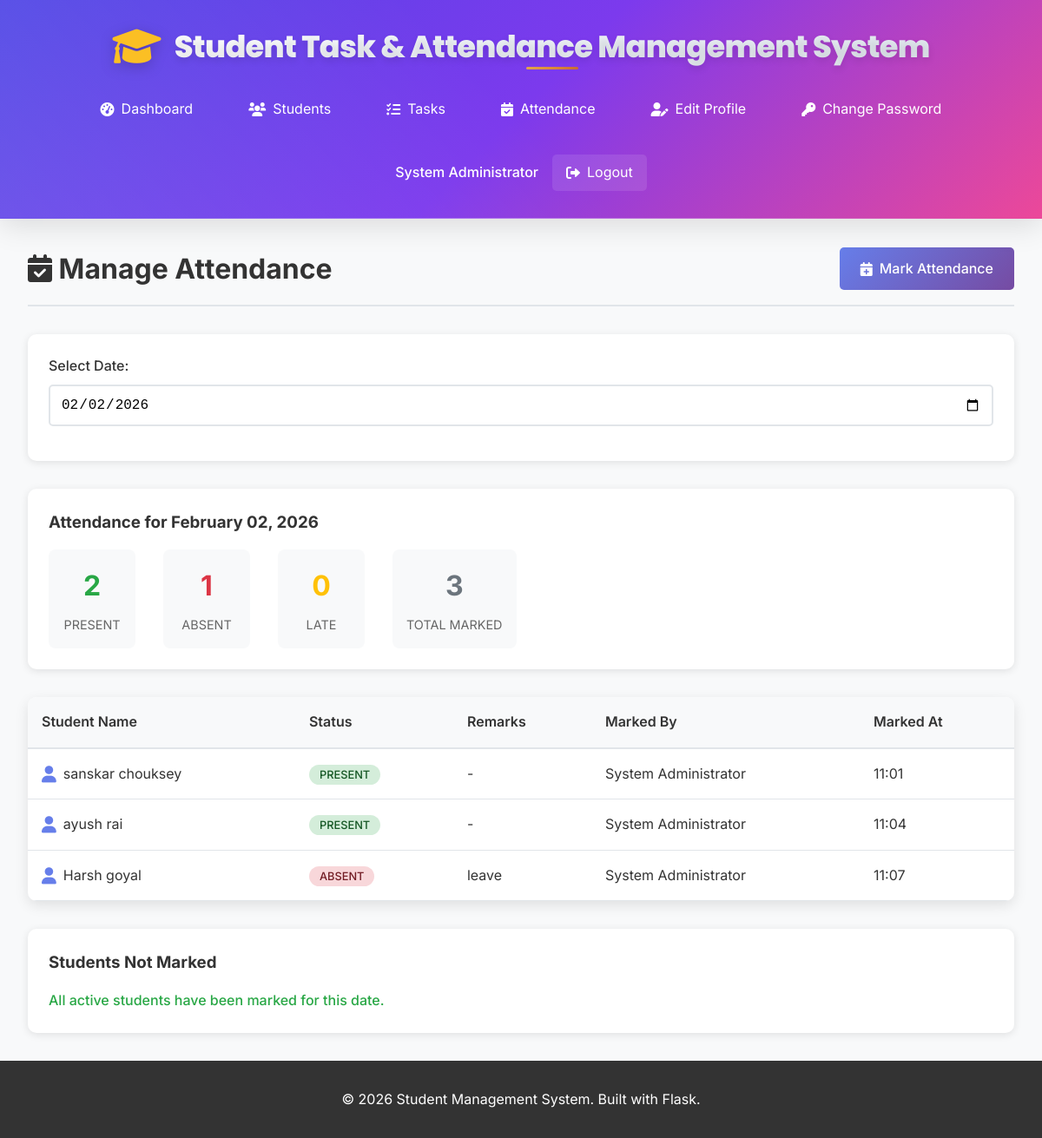
Page /admin/attendance (signed in) on the committed database.
### models.py (models this page shows, shortened)
class User(UserMixin, db.Model):
    id = db.Column(db.Integer, primary_key=True)
    username = db.Column(db.String(80), unique=True, nullable=False)
    email = db.Column(db.String(120), unique=True, nullable=False)
    password_hash = db.Column(db.String(120), nullable=False)
    role = db.Column(db.String(20), nullable=False, default='student')  # 'admin' or 'student'
    full_name = db.Column(db.String(100), nullable=False)
    created_at = db.Column(db.DateTime, default=datetime.utcnow)
    is_active = db.Column(db.Boolean, default=True)
    tasks = db.relationship('Task', backref='assigned_student', lazy=True, foreign_keys='Task.student_id')
    attendance_records = db.relationship('Attendance', backref='student', lazy=True, foreign_keys='Attendance.student_id')
    def is_admin(self):
        return self.role == 'admin'

class Attendance(db.Model):
    id = db.Column(db.Integer, primary_key=True)
    date = db.Column(db.Date, nullable=False)
    status = db.Column(db.String(20), nullable=False)  # 'present', 'absent', 'late'
    remarks = db.Column(db.String(200), nullable=True)
    marked_at = db.Column(db.DateTime, default=datetime.utcnow)
    student_id = db.Column(db.Integer, db.ForeignKey('user.id'), nullable=False)
    marked_by = db.Column(db.Integer, db.ForeignKey('user.id'), nullable=False)
    marker = db.relationship('User', foreign_keys=[marked_by], backref='marked_attendance_records')
    __table_args__ = (db.UniqueConstraint('student_id', 'date', name='unique_student_date'),)

### app.py (the view)
    def decorated_function(*args, **kwargs):
        if not current_user.is_authenticated or not current_user.is_admin():
            flash('Access denied. Admin privileges required.', 'error')
            return redirect(url_for('student.dashboard'))
        return f(*args, **kwargs)

### app.py (called while the page is built)
@app.context_processor
def inject_date():
    return {'date': date}

def admin_required(f):
    def decorated_function(*args, **kwargs):
        if not current_user.is_authenticated or not current_user.is_admin():
            flash('Access denied. Admin privileges required.', 'error')
            return redirect(url_for('student.dashboard'))
        return f(*args, **kwargs)
    decorated_function.__name__ = f.__name__
    return decorated_function

@app.route('/admin/attendance')
@login_required
@admin_required
def admin_attendance():
    selected_date = request.args.get('date', date.today().strftime('%Y-%m-%d'))
    selected_date = datetime.strptime(selected_date, '%Y-%m-%d').date()
    attendance_records = Attendance.query.filter_by(date=selected_date).all()
    students = User.query.filter_by(role='student', is_active=True).all()
    return render_template('admin/attendance.html',
                         attendance_records=attendance_records,
                         students=students,
                         selected_date=selected_date)

### templates/admin/attendance.html (shortened to what this page needs)
{% extends "base.html" %}
{% block content %}
<div class="page-container">
    <div class="page-header">
        <h1><i class="fas fa-calendar-check"></i> Manage Attendance</h1>
        <a href="{{ url_for('mark_attendance') }}" class="btn btn-primary">
            <i class="fas fa-calendar-plus"></i> Mark Attendance
        </a>
    </div>
    <div class="attendance-filter">
        <form method="GET" class="filter-form">
            <div class="form-group">
                <label for="date" class="form-label">Select Date:</label>
                <input type="date" id="date" name="date" value="{{ selected_date.strftime('%Y-%m-%d') }}"
                       class="form-input" onchange="this.form.submit()">
            </div>
        </form>
    </div>
    <div class="attendance-summary">
        <h3>Attendance for {{ selected_date.strftime('%B %d, %Y') }}</h3>
        {% if attendance_records %}
            <div class="summary-stats">
                {% set present_count = attendance_records | selectattr('status', 'equalto', 'present') | list | length %}
                {% set absent_count = attendance_records | selectattr('status', 'equalto', 'absent') | list | length %}
                {% set late_count = attendance_records | selectattr('status', 'equalto', 'late') | list | length %}
                {% set total_marked = attendance_records | length %}
                <div class="stat-item">
                    <span class="stat-number present">{{ present_count }}</span>
                    <span class="stat-label">Present</span>
                </div>
                <div class="stat-item">
                    <span class="stat-number absent">{{ absent_count }}</span>
                    <span class="stat-label">Absent</span>
                </div>
                <div class="stat-item">
                    <span class="stat-number late">{{ late_count }}</span>
                    <span class="stat-label">Late</span>
                </div>
                <div class="stat-item">
                    <span class="stat-number total">{{ total_marked }}</span>
                    <span class="stat-label">Total Marked</span>
                </div>
            </div>
        {% endif %}
    </div>
    {% if attendance_records %}
        <div class="table-container">
            <table class="data-table">
                <thead>
                    <tr>
                        <th>Student Name</th>
                        <th>Status</th>
                        <th>Remarks</th>
                        <th>Marked By</th>
                        <th>Marked At</th>
                    </tr>
                </thead>
                <tbody>
                    {% for record in attendance_records %}
                        <tr>
                            <td>
                                <div class="user-info">
                                    <i class="fas fa-user"></i>
                                    <span>{{ record.student.full_name }}</span>
                                </div>
                            </td>
                            <td>
                                <span class="attendance-status status-{{ record.status }}">
                                    {{ record.status.title() }}
                                </span>
                            </td>
                            <td>{{ record.remarks or '-' }}</td>
                            <td>{{ record.marker.full_name }}</td>
                            <td>{{ record.marked_at.strftime('%H:%M') }}</td>
                        </tr>
                    {% endfor %}
                </tbody>
            </table>
        </div>
    {% endif %}
    {% if students %}
        <div class="unmarked-students">
            <h3>Students Not Marked</h3>
            {% set marked_student_ids = attendance_records | map(attribute='student_id') | list %}
            {% set unmarked_students = students | rejectattr('id', 'in', marked_student_ids) | list %}
            {% if unmarked_students %}
                <div class="student-list">
                    {% for student in unmarked_students %}
                        <div class="student-item">
                            <span>{{ student.full_name }}</span>
                            <span class="status-badge status-unmarked">Not Marked</span>
                        </div>
                    {% endfor %}
                </div>
            {% else %}
                <p class="text-success">All active students have been marked for this date.</p>
            {% endif %}
        </div>
    {% endif %}
</div>
{% endblock %}

### templates/base.html (shortened to what this page needs)
<!DOCTYPE html>
<html lang="en">
<head>
    <link rel="stylesheet" href="{{ url_for('static', filename='css/style.css') }}">
    <link href="https://cdnjs.cloudflare.com/ajax/libs/font-awesome/6.0.0/css/all.min.css" rel="stylesheet">
</head>
<body>
    <nav class="navbar">
        <div class="nav-container">
            <div class="nav-brand">
                <i class="fas fa-graduation-cap"></i>
                <span>Student Task & Attendance Management System</span>
            </div>
            {% if current_user.is_authenticated %}
            <div class="nav-menu">
                {% if current_user.is_admin() %}
                    <a href="{{ url_for('admin_dashboard') }}" class="nav-link">
                        <i class="fas fa-tachometer-alt"></i> Dashboard
                    </a>
                    <a href="{{ url_for('admin_students') }}" class="nav-link">
                        <i class="fas fa-users"></i> Students
                    </a>
                    <a href="{{ url_for('admin_tasks') }}" class="nav-link">
                        <i class="fas fa-tasks"></i> Tasks
                    </a>
                    <a href="{{ url_for('admin_attendance') }}" class="nav-link">
                        <i class="fas fa-calendar-check"></i> Attendance
                    </a>
                    <a href="{{ url_for('admin_edit_profile') }}" class="nav-link">
                        <i class="fas fa-user-edit"></i> Edit Profile
                    </a>
                    <a href="{{ url_for('admin_change_password') }}" class="nav-link">
                        <i class="fas fa-key"></i> Change Password
                    </a>
                {% endif %}
                <div class="nav-user">
                    <span class="user-name">{{ current_user.full_name }}</span>
                    <a href="{{ url_for('logout') }}" class="nav-link logout">
                        <i class="fas fa-sign-out-alt"></i> Logout
                    </a>
                </div>
            </div>
            {% endif %}
        </div>
    </nav>
    <main class="main-content">
        {% block content %}{% endblock %}
    </main>
    <footer class="footer">
        <div class="footer-content">
            <p>&copy; 2026 Student Management System. Built with Flask.</p>
        </div>
    </footer>
</body>
</html>

### static/css/style.css (style rules this page uses)
* { margin: 0; padding: 0; box-sizing: border-box; }
body { font-family: 'Inter', -apple-system, BlinkMacSystemFont, 'Segoe UI', Roboto, Oxygen, Ubuntu, Cantarell, sans-serif; line-height: 1.6; color: #333; background-color: #f8f9fa; min-height: 100vh; display: flex; flex-direction: column; }
.navbar { background: linear-gradient(135deg, #4f46e5 0%, #7c3aed 50%, #ec4899 100%); color: white; padding: 2rem 0; box-shadow: 0 8px 32px rgba(0,0,0,0.12); position: relative; overflow: hidden; }
.navbar::before { content: ''; position: absolute; top: 0; left: 0; right: 0; bottom: 0; background: linear-gradient(45deg, rgba(255,255,255,0.1) 0%, transparent 50%); pointer-events: none; }
.navbar::after { content: ''; position: absolute; bottom: 0; left: 0; right: 0; height: 1px; background: linear-gradient(90deg, transparent 0%, rgba(255,255,255,0.3) 50%, transparent 100%); }
.nav-container { max-width: 1200px; margin: 0 auto; padding: 0 2rem; display: flex; flex-direction: column; align-items: center; gap: 1rem; }
.nav-brand { display: flex; align-items: center; justify-content: center; font-family: 'Poppins', sans-serif; font-size: 2.2rem; font-weight: 800; text-align: center; letter-spacing: -0.02em; position: relative; z-index: 1; margin-bottom: 0.75rem; line-height: 1.2; }
.nav-brand span { background: linear-gradient(135deg, #ffffff 0%, #f1f5f9 30%, #e2e8f0 100%); -webkit-background-clip: text; -webkit-text-fill-color: transparent; background-clip: text; text-shadow: 0 4px 8px rgba(0,0,0,0.1); position: relative; }
.nav-brand span::after { content: ''; position: absolute; bottom: -4px; left: 50%; transform: translateX(-50%); width: 60px; height: 3px; background: linear-gradient(90deg, #fbbf24, #f59e0b, #d97706); border-radius: 2px; opacity: 0.8; }
.nav-brand i { margin-right: 1rem; font-size: 2.8rem; color: #fbbf24; filter: drop-shadow(0 4px 8px rgba(0,0,0,0.2)); animation: pulse 2s ease-in-out infinite alternate; }
.nav-menu { display: flex; align-items: center; gap: 2rem; flex-wrap: wrap; justify-content: center; }
.nav-link { color: white; text-decoration: none; padding: 0.5rem 1rem; border-radius: 5px; transition: background-color 0.3s; display: flex; align-items: center; gap: 0.5rem; }
.nav-user { display: flex; align-items: center; gap: 1rem; }
.user-name { font-weight: 500; }
.logout { background-color: rgba(255,255,255,0.1); }
.main-content { flex: 1; max-width: 1200px; margin: 0 auto; padding: 2rem; width: 100%; }
.form-group { flex: 1; margin-bottom: 1rem; }
.form-label { display: block; margin-bottom: 0.5rem; font-weight: 500; color: #333; }
.form-input, .form-select { width: 100%; padding: 0.75rem; border: 2px solid #e1e5e9; border-radius: 5px; font-size: 1rem; transition: border-color 0.3s; }
.btn { padding: 0.75rem 1.5rem; border: none; border-radius: 5px; font-size: 1rem; font-weight: 500; text-decoration: none; display: inline-flex; align-items: center; gap: 0.5rem; cursor: pointer; transition: all 0.3s; text-align: center; justify-content: center; }
.btn-primary { background: linear-gradient(135deg, #667eea 0%, #764ba2 100%); color: white; }
.task-status, .attendance-status { padding: 0.25rem 0.75rem; border-radius: 20px; font-size: 0.8rem; font-weight: 500; text-transform: uppercase; }
.status-present { background-color: #d4edda; color: #155724; }
.status-absent { background-color: #f8d7da; color: #721c24; }
.table-container { background: white; border-radius: 10px; box-shadow: 0 5px 15px rgba(0,0,0,0.1); overflow: hidden; }
.data-table { width: 100%; border-collapse: collapse; }
.data-table th { background-color: #f8f9fa; padding: 1rem; text-align: left; font-weight: 600; color: #333; border-bottom: 2px solid #e1e5e9; }
.data-table td { padding: 1rem; border-bottom: 1px solid #e1e5e9; }
.user-info { display: flex; align-items: center; gap: 0.5rem; }
.user-info i { color: #667eea; font-size: 1.2rem; }
.page-container { max-width: 1200px; margin: 0 auto; }
.page-header { display: flex; justify-content: space-between; align-items: center; margin-bottom: 2rem; padding-bottom: 1rem; border-bottom: 2px solid #e1e5e9; }
.page-header h1 { color: #333; }
.footer { background-color: #333; color: white; text-align: center; padding: 2rem 0; margin-top: auto; }
.footer-content { max-width: 1200px; margin: 0 auto; padding: 0 2rem; }

### rows in the picture
User: full_name "System Administrator"
Attendance: student.full_name "sanskar chouksey", status "PRESENT", remarks "-", marker.full_name "System Administrator", marked_at "11:01"
Attendance: student.full_name "ayush rai", status "PRESENT", remarks "-", marker.full_name "System Administrator", marked_at "11:04"
Attendance: student.full_name "Harsh goyal", status "ABSENT", remarks "leave", marker.full_name "System Administrator", marked_at "11:07"

### other values in the picture
{{ selected_date.strftime('%B %d, %Y') }} "February 02, 2026"
{{ present_count }} "2"
{{ absent_count }} "1"
{{ late_count }} "0"
{{ total_marked }} "3"
